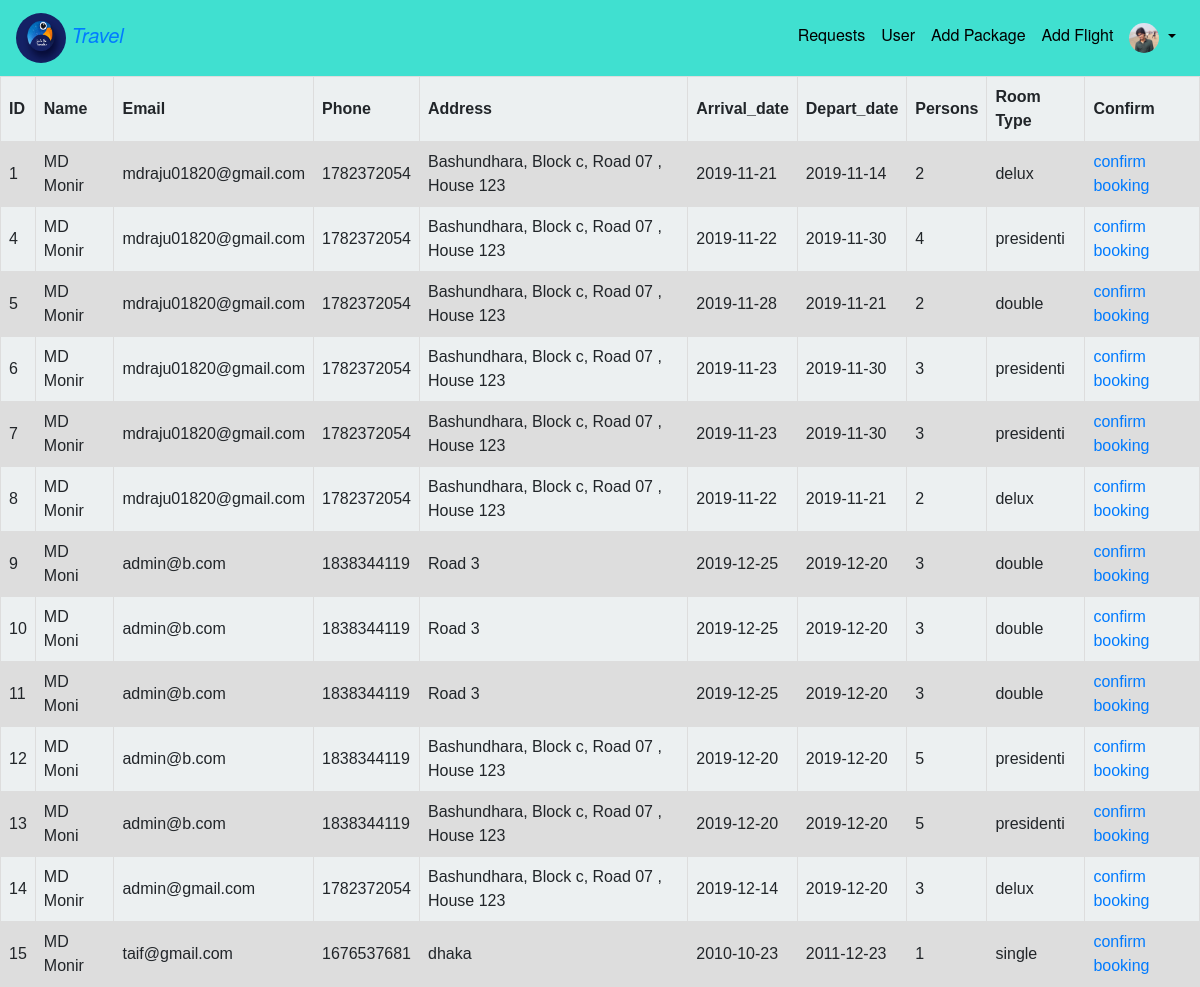
The page /admin/booking_req.php?login=success (signed in) on the database its author committed.
### tables this page shows
CREATE TABLE `bookng_request` (
  `id` int(11) NOT NULL,
  `fullname` varchar(30) NOT NULL,
  `email` varchar(100) NOT NULL,
  `phone` int(11) NOT NULL,
  `cu_address` varchar(150) NOT NULL,
  `arrival_date` varchar(20) NOT NULL,
  `depart_date` varchar(20) NOT NULL,
  `num_of_person` varchar(10) NOT NULL,
  `rooms` varchar(10) NOT NULL,
  `amount` varchar(20) NOT NULL,
  `paid_status` int(1) NOT NULL DEFAULT '0'
);

### admin/booking_req.php (the view, shortened to what this page needs)
<?php
    include 'admin_header.php';
    require '../include/config.php';
?>
<body>
    <div class="container-fluid">
        <div class="row">
            <div class="col-md-12" style="overflow-x:auto;">
                <table>
                    <tr>
                        <th>ID</th>
                        <th>Name</th>
                        <th>Email</th>
                        <th>Phone</th>
                        <th>Address</th>
                        <th>Arrival_date</th>
                        <th>Depart_date</th>
                        <th>Persons</th>
                        <th>Room Type</th>
                        <th>Confirm</th>
                    </tr>
                    <?php
                        $sql = "SELECT * FROM bookng_request";
                        $result = mysqli_query($db_con, $sql);
                        foreach($result as $request_room)
                        {
                    ?>
                    <tr>
                        <td> <?php echo $request_room['id'];?></td>
                        <td> <?php echo $request_room['fullname'];?></td>
                        <td> <?php echo $request_room['email'];?></td>
                        <td> <?php echo $request_room['phone'];?></td>
                        <td> <?php echo $request_room['cu_address'];?></td>
                        <td> <?php echo $request_room['arrival_date'];?></td>
                        <td> <?php echo $request_room['depart_date'];?></td>
                        <td> <?php echo $request_room['num_of_person'];?></td>
                        <td> <?php echo $request_room['rooms'];?></td>
                        <td><a href="">confirm booking</a></td>
                    </tr>
                    <?php
                        }
                    ?>
                </table>
            </div>
        </div>
    </div>
</body>

### css/style.css (style rules this page uses)
html , body { margin: 0; font-family: "Helvetica Neue", Arial, sans-serif; background-color: #ECF0F1 ; }
.container-fluid { padding-left: 0 !important; padding-right: 0 !important; }
.row { margin-right: 0; margin-left: 0; }
.col-md-12 { padding-left: 0 !important; padding-right: 0 !important; }
table { font-family: arial, sans-serif; border-collapse: collapse; width: 100%; }
td, th { border: 1px solid #dddddd; text-align: left; padding: 8px; }
tr:nth-child(even) { background-color: #dddddd; }

### rows shown on the page
bookng_request: id "1", fullname "MD Monir", email "mdraju01820@gmail.com", phone "1782372054", cu_address "Bashundhara, Block c, Road 07 , House 123", arrival_date "2019-11-21", depart_date "2019-11-14", num_of_person "2", rooms "delux"
bookng_request: id "4", fullname "MD Monir", email "mdraju01820@gmail.com", phone "1782372054", cu_address "Bashundhara, Block c, Road 07 , House 123", arrival_date "2019-11-22", depart_date "2019-11-30", num_of_person "4", rooms "presidenti"
bookng_request: id "5", fullname "MD Monir", email "mdraju01820@gmail.com", phone "1782372054", cu_address "Bashundhara, Block c, Road 07 , House 123", arrival_date "2019-11-28", depart_date "2019-11-21", num_of_person "2", rooms "double"
bookng_request: id "6", fullname "MD Monir", email "mdraju01820@gmail.com", phone "1782372054", cu_address "Bashundhara, Block c, Road 07 , House 123", arrival_date "2019-11-23", depart_date "2019-11-30", num_of_person "3", rooms "presidenti"
bookng_request: id "7", fullname "MD Monir", email "mdraju01820@gmail.com", phone "1782372054", cu_address "Bashundhara, Block c, Road 07 , House 123", arrival_date "2019-11-23", depart_date "2019-11-30", num_of_person "3", rooms "presidenti"
bookng_request: id "8", fullname "MD Monir", email "mdraju01820@gmail.com", phone "1782372054", cu_address "Bashundhara, Block c, Road 07 , House 123", arrival_date "2019-11-22", depart_date "2019-11-21", num_of_person "2", rooms "delux"
bookng_request: id "9", fullname "MD Moni", email "admin@b.com", phone "1838344119", cu_address "Road 3", arrival_date "2019-12-25", depart_date "2019-12-20", num_of_person "3", rooms "double"
bookng_request: id "10", fullname "MD Moni", email "admin@b.com", phone "1838344119", cu_address "Road 3", arrival_date "2019-12-25", depart_date "2019-12-20", num_of_person "3", rooms "double"
bookng_request: id "11", fullname "MD Moni", email "admin@b.com", phone "1838344119", cu_address "Road 3", arrival_date "2019-12-25", depart_date "2019-12-20", num_of_person "3", rooms "double"
bookng_request: id "12", fullname "MD Moni", email "admin@b.com", phone "1838344119", cu_address "Bashundhara, Block c, Road 07 , House 123", arrival_date "2019-12-20", depart_date "2019-12-20", num_of_person "5", rooms "presidenti"
bookng_request: id "13", fullname "MD Moni", email "admin@b.com", phone "1838344119", cu_address "Bashundhara, Block c, Road 07 , House 123", arrival_date "2019-12-20", depart_date "2019-12-20", num_of_person "5", rooms "presidenti"
bookng_request: id "14", fullname "MD Monir", email "admin@gmail.com", phone "1782372054", cu_address "Bashundhara, Block c, Road 07 , House 123", arrival_date "2019-12-14", depart_date "2019-12-20", num_of_person "3", rooms "delux"
bookng_request: id "15", fullname "MD Monir", email "taif@gmail.com", phone "1676537681", cu_address "dhaka", arrival_date "2010-10-23", depart_date "2011-12-23", num_of_person "1", rooms "single"
